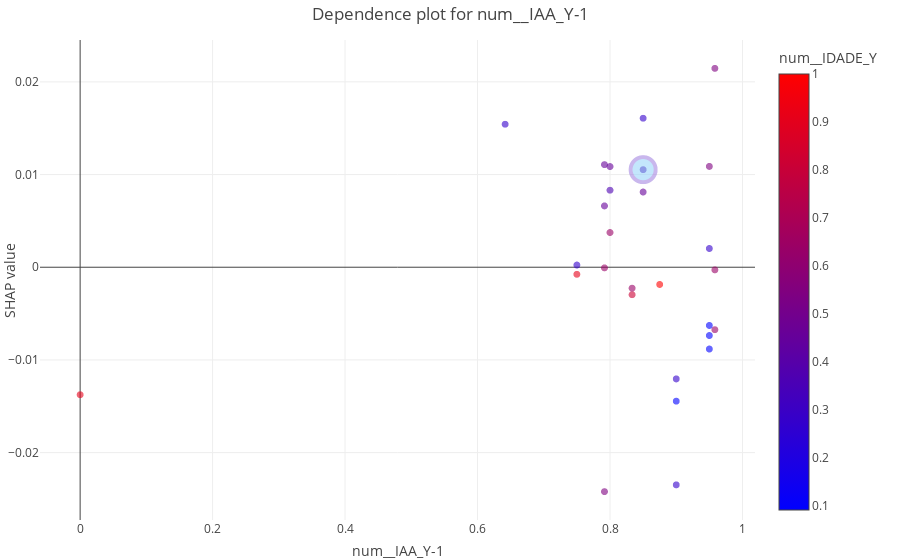

Source (notebook cell):
### Code cell
explainer.plot_dependence(col='num__IAA_Y-1', color_col='num__IDADE_Y', highlight_index=_aluno)

### Figure 1 — Plotly figure (JSON) as saved in the notebook; plotly's stock layout.template omitted (floating-point values rounded to 4 significant figures)
{"data": [{"hoverinfo": "text", "marker": {"color": [0.3636, 0.4545, 0.2727, 0.6364, 0.09091, 0.5455, 0.6364, 0.5455, 0.4545, 1, 0.6364, 0.09091, 0.09091, 0.9091, 0.8182, 0.9091, 0.4545, 0.2727, 0.09091, 0.6364, 0.4545, 0.2727, 0.2727, 0.2727, 0.2727, 0.3636, 0.6364, 0.5455], "colorbar": {"title": {"text": "num__IDADE_Y"}}, "colorscale": [[0, "rgb(0,0,255)"], [1, "rgb(255,0,0)"]], "opacity": 0.6, "showscale": true, "size": 7}, "mode": "markers", "text": ["NOME=ALUNO-1<br>num__IAA_Y-1=0.8500002999993999<br>num__IDADE_Y=0.36363636363636354<br>SHAP=0.011", "NOME=ALUNO-3<br>num__IAA_Y-1=0.7916654166691666<br>num__IDADE_Y=0.4545454545454546<br>SHAP=0.007", "NOME=ALUNO-5<br>num__IAA_Y-1=0.7500004999989999<br>num__IDADE_Y=0.2727272727272727<br>SHAP=0.000", "NOME=ALUNO-8<br>num__IAA_Y-1=0.8333323333353332<br>num__IDADE_Y=0.6363636363636365<br>SHAP=-0.002", "NOME=ALUNO-11<br>num__IAA_Y-1=0.9000001999995998<br>num__IDADE_Y=0.09090909090909094<br>SHAP=-0.014", "NOME=ALUNO-17<br>num__IAA_Y-1=0.9500000999997998<br>num__IDADE_Y=0.5454545454545454<br>SHAP=0.011", "NOME=ALUNO-18<br>num__IAA_Y-1=0.9583330833338332<br>num__IDADE_Y=0.6363636363636365<br>SHAP=-0.007", "NOME=ALUNO-28<br>num__IAA_Y-1=0.9583330833338332<br>num__IDADE_Y=0.5454545454545454<br>SHAP=0.021", "NOME=ALUNO-34<br>num__IAA_Y-1=0.8500002999993999<br>num__IDADE_Y=0.4545454545454546<br>SHAP=0.008", "NOME=ALUNO-35<br>num__IAA_Y-1=0.8749992500014998<br>num__IDADE_Y=1.0<br>SHAP=-0.002", "NOME=ALUNO-36<br>num__IAA_Y-1=0.9583330833338332<br>num__IDADE_Y=0.6363636363636365<br>SHAP=-0.000", "NOME=ALUNO-46<br>num__IAA_Y-1=0.9500000999997998<br>num__IDADE_Y=0.09090909090909094<br>SHAP=-0.009", "NOME=ALUNO-51<br>num__IAA_Y-1=0.9500000999997998<br>num__IDADE_Y=0.09090909090909094<br>SHAP=-0.007", "NOME=ALUNO-55<br>num__IAA_Y-1=0.0<br>num__IDADE_Y=0.9090909090909092<br>SHAP=-0.014", "NOME=ALUNO-57<br>num__IAA_Y-1=0.8333323333353332<br>num__IDADE_Y=0.8181818181818181<br>SHAP=-0.003", "NOME=ALUNO-60<br>num__IAA_Y-1=0.7499985000029998<br>num__IDADE_Y=0.9090909090909092<br>SHAP=-0.001", "NOME=ALUNO-62<br>num__IAA_Y-1=0.7916664166671655<br>num__IDADE_Y=0.4545454545454546<br>SHAP=0.011", "NOME=ALUNO-1296<br>num__IAA_Y-1=0.8500002999993999<br>num__IDADE_Y=0.2727272727272727<br>SHAP=0.016", "NOME=ALUNO-1298<br>num__IAA_Y-1=0.9500000999997998<br>num__IDADE_Y=0.09090909090909094<br>SHAP=-0.006", "NOME=ALUNO-1299<br>num__IAA_Y-1=0.7916654166691666<br>num__IDADE_Y=0.6363636363636365<br>SHAP=-0.000", "NOME=ALUNO-1315<br>num__IAA_Y-1=0.8000003999991998<br>num__IDADE_Y=0.4545454545454546<br>SHAP=0.011", "NOME=ALUNO-1319<br>num__IAA_Y-1=0.6416667166665666<br>num__IDADE_Y=0.2727272727272727<br>SHAP=0.015", "NOME=ALUNO-1323<br>num__IAA_Y-1=0.9000001999995998<br>num__IDADE_Y=0.2727272727272727<br>SHAP=-0.012", "NOME=ALUNO-1324<br>num__IAA_Y-1=0.9000001999995998<br>num__IDADE_Y=0.2727272727272727<br>SHAP=-0.023", "NOME=ALUNO-1338<br>num__IAA_Y-1=0.9500000999997998<br>num__IDADE_Y=0.2727272727272727<br>SHAP=0.002", "NOME=ALUNO-1343<br>num__IAA_Y-1=0.8000003999991998<br>num__IDADE_Y=0.36363636363636354<br>SHAP=0.008", "NOME=ALUNO-1344<br>num__IAA_Y-1=0.8000003999991998<br>num__IDADE_Y=0.6363636363636365<br>SHAP=0.004", "NOME=ALUNO-1348<br>num__IAA_Y-1=0.7916654166691666<br>num__IDADE_Y=0.5454545454545454<br>SHAP=-0.024"], "type": "scattergl", "x": [0.85, 0.7917, 0.75, 0.8333, 0.9, 0.95, 0.9583, 0.9583, 0.85, 0.875, 0.9583, 0.95, 0.95, 0, 0.8333, 0.75, 0.7917, 0.85, 0.95, 0.7917, 0.8, 0.6417, 0.9, 0.9, 0.95, 0.8, 0.8, 0.7917], "y": [0.01053, 0.006617, 0.000234, -0.002259, -0.01445, 0.01088, -0.006738, 0.02146, 0.008113, -0.001858, -0.0002832, -0.008825, -0.007367, -0.01375, -0.002963, -0.0007614, 0.01107, 0.01607, -0.006282, -6.742e-05, 0.01086, 0.01543, -0.01205, -0.02348, 0.002021, 0.008311, 0.003745, -0.02421]}, {"hoverinfo": "text", "marker": {"color": "LightSkyBlue", "line": {"color": "MediumPurple", "width": 4}, "opacity": 0.5, "size": 25}, "mode": "markers", "name": "NOME ALUNO-1", "showlegend": false, "text": "NOME ALUNO-1", "type": "scattergl", "x": [0.85], "y": [0.01053]}], "layout": {"hovermode": "closest", "margin": {"b": 40, "l": 40, "r": 40, "t": 40}, "paper_bgcolor": "#fff", "plot_bgcolor": "#fff", "showlegend": false, "title": {"text": "Dependence plot for num__IAA_Y-1"}, "xaxis": {"title": {"text": "num__IAA_Y-1"}}, "yaxis": {"title": {"text": "SHAP value"}}}}
